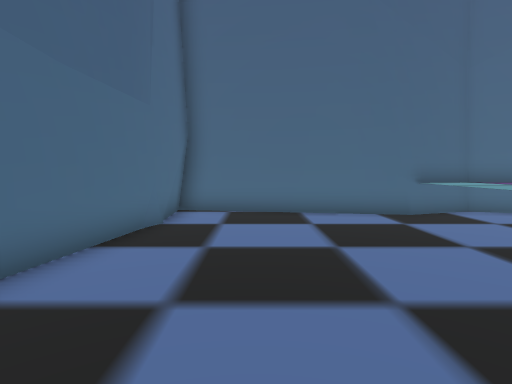
[1] (above)

13 first-person views from a walk through a scene from a Unity 3-D project. The camera is 1.3 m above the floor, tilts 4° down and sees 80° across. Doors are open. The floor is counted in squares, 1 m on a side. Each view is taken from the middle of a square. On the plan, view 1 faces up. The plan holds only what a view shows up to about 14 squares ahead; the rest is blank. The place goes on beyond the plan. The player is left out. Some surface patterns are stand-ins.

[2]
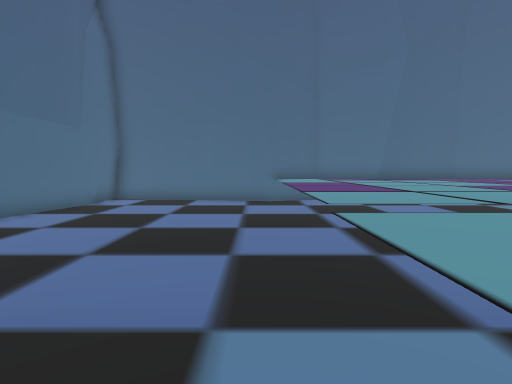

[3]
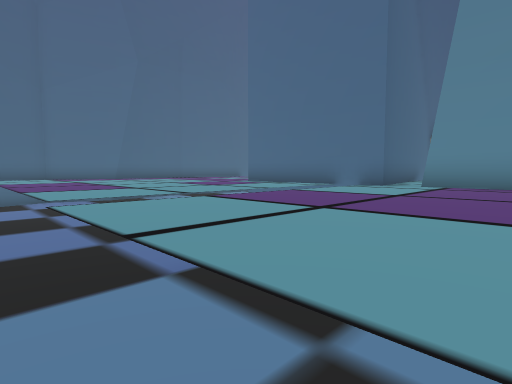

[4]
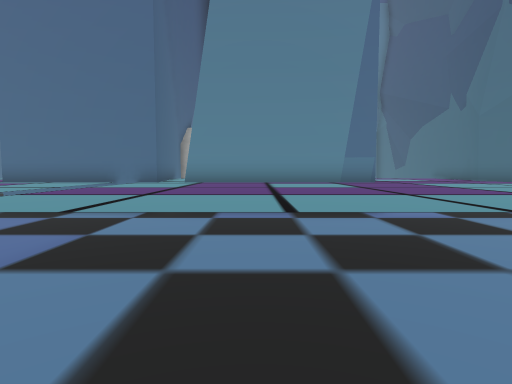

[5]
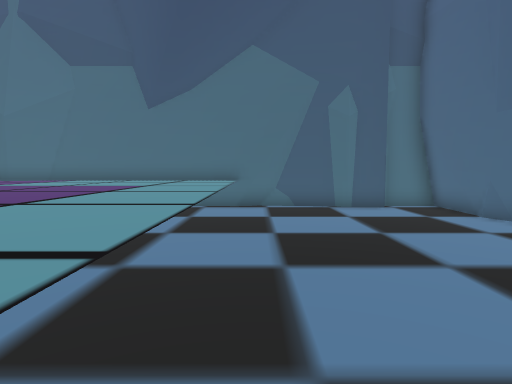

[6]
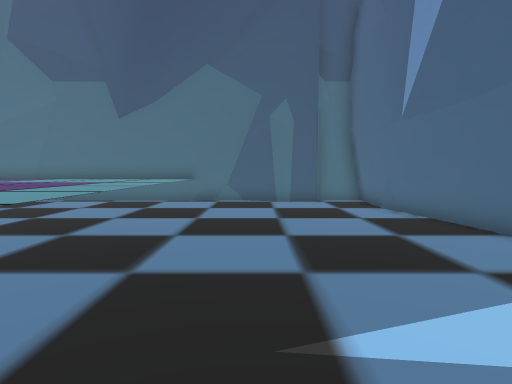

[7]
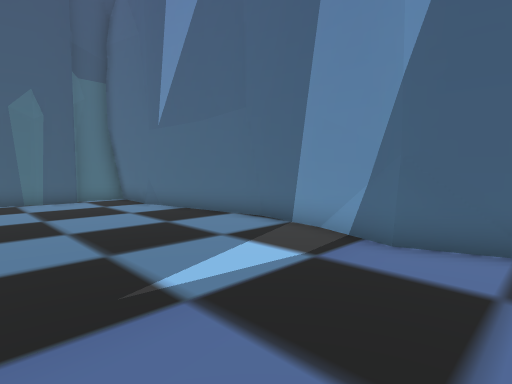

[8]
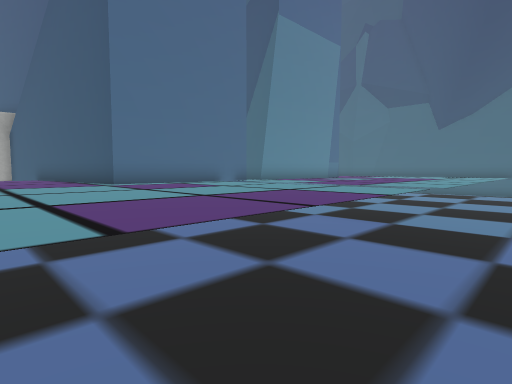

[9]
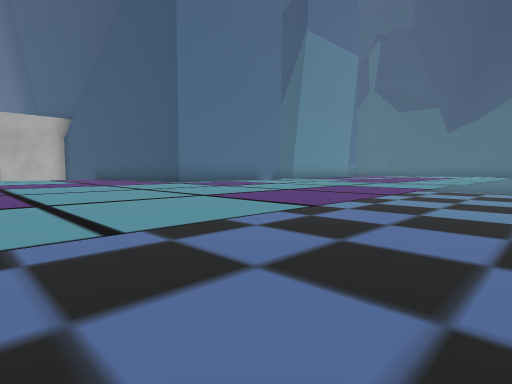

[10]
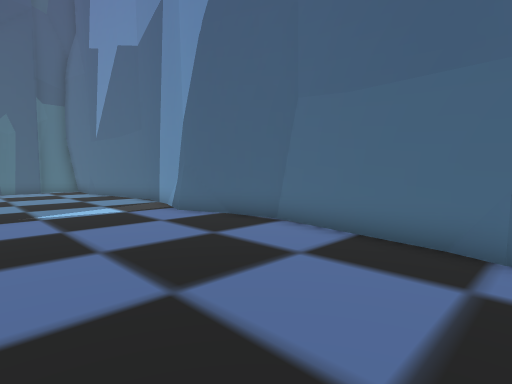

[11]
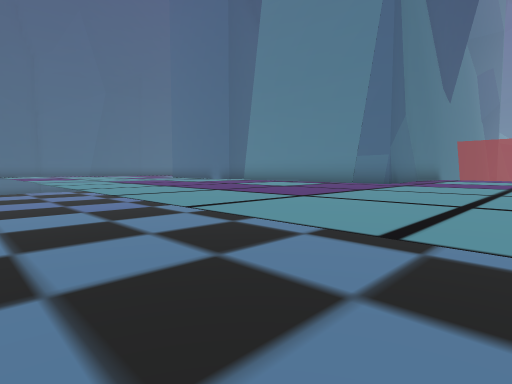

[12]
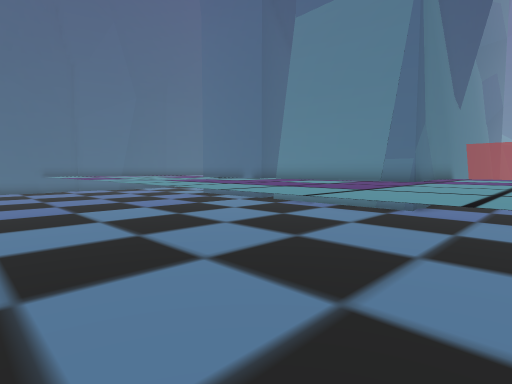

[13]
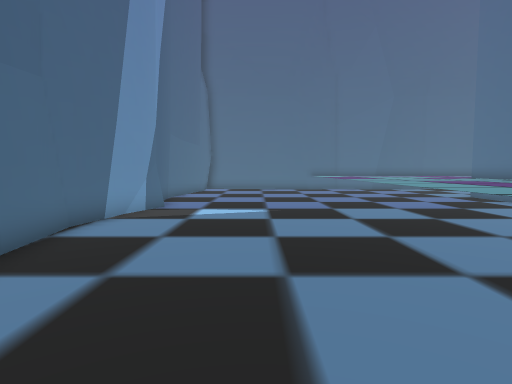

### Floor plan
Key: @ floor where view 1 was taken; # wall or solid block; . floor; ^ raised ledge.
Columns run from 3 left of view 1 to 14 right of it. Each row starts with its distance up from view 1.
 10 #######  ###   ^^
  9 #.....##^^^^^^^^^^
  8 #.......^^^^^^^^^
  7 #.......^^^^^^^^^^
  6 #.......^^^^^^^^^^
  5 #.......^^^^^^^^^^
  4 #.......^^^^^^^^^^
  3 #.......^^^^^^^^^^
  2 #.......^^^^^^^^
  1 #.......^^^^^^^^
  0 #..@....^^^^^^^^
 -1 #..............###
 -2 #.......^^^^^^^^^^
 -3 #.......^^^^^^^^^
 -4 #.......^^^^^^^^
 -5 #.......^^^^^^^^
 -6 #.......^^^^^^^^
 -7 #.......^^^^^^^^
 -8 #.......^^^^^^^^#^
 -9 #.......^^^^^^^^^^
-10 #.......^^^^^^^^^^
-11 #.......^^^^^^^^^^
-12 #.......^^^^^^^^^^
-13 #..#####^^^^^^^^^^
-14 ##

Positions as (right, up) in squares from view 1, and headings:
1: (0, 0), facing up
2: (4, -4), facing up
3: (4, -5), facing up-right
4: (2, -5), facing right
5: (4, -2), facing down
6: (2, 0), facing down
7: (3, 1), facing down-left
8: (3, 6), facing down-right
9: (3, 8), facing down-right
10: (3, 8), facing down-left
11: (3, -12), facing up-right
12: (1, -12), facing up-right
13: (1, -12), facing up
